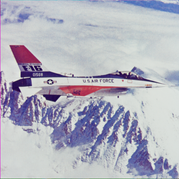
#> input picture images/airplane.png, 179 x 179 px, shrunk from 512 x 512 before the run
$ jupyter execute RoughImplementations.ipynb   (shell and % lines are left out)   (older library calls are emulated)
#> lines starting #> are read from the running program, lines starting #| are printed output that depends on the picture; after the words box and inside, x2 and y2 are one past the last pixel; in counts of white or black regions, pixels touching at a corner belong together
[cell 1]
import cv2
import matplotlib.pyplot as plt
import numpy as np

[cell 2]
image = cv2.imread('images/airplane.png')
#> image is the input picture: shape (179, 179, 3); mean B, G, R 190.3, 178, 177.6

[cell 3]
cv2.imshow('Image',image)
cv2.waitKey(0)
cv2.destroyAllWindows()

[cell 4]
def showImage(info,image):
    cv2.imshow(info,image)
    cv2.waitKey(0)
    cv2.destroyWindow(info)

[cell 5]
showImage("Input Image",image)

[cell 6]
showImage("Red Image",image[:,:,1])
#> call 2 of showImage, with info = 'Red Image'
#> in showImage (call 2), `cv2.imshow(info,image)`:
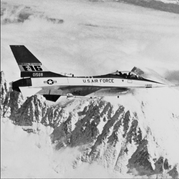
#> window 'Red Image': shape (179, 179); min 0, max 248, mean 178

[cell 7]
mono=image[:,:,1]
mono.shape
#> Out = (179, 179)
# mono

[cell 8]
print("Max value ",mono.max(),"Min value",mono.min())
#| Max value  248 Min value 0

[cell 9]
dict={}
for i in range(mono.shape[0]): #for each row
    for j in range(mono.shape[1]): #for each column of selected row [2,0], [2,1], ... [2,639]
      dict[mono[i,j]]=dict.get(mono[i,j],0)+1
#> after the loop, dict = 244 items

[cell 10]
dict.get(148,0)+1
#> Out = 80

[cell 11]
#validating using below function which counts no of occurance of value 91 in 2D array mono
np.count_nonzero(mono==91)
#> Out = 78

[cell 12]
# dict.values() #get values
# dict.keys() #get keys
#dict.items()

[cell 13]
import matplotlib.pyplot as plt

[cell 14]
plt.bar(dict.keys(), dict.values(), color='g')
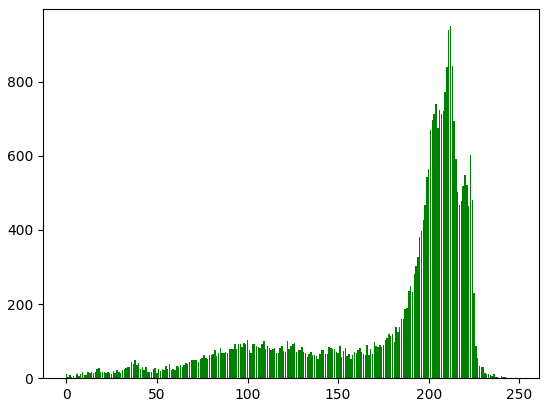
#> figure drawn by matplotlib, 1 panel; tallest bar 950 high, from x = 211.6 to 212.4

[cell 15]
import matplotlib.pyplot as plt

def getHistogram(monoImg,normalize=False):
    dict={}
    arr=np.zeros(256)
    for i in range(mono.shape[0]): #for each row
        for j in range(mono.shape[1]): #for each column of selected row [2,0], [2,1], ... [2,639]
            dict[mono[i,j]]=dict.get(mono[i,j],0)+1
            arr[mono[i,j]]=arr[mono[i,j]]+1
    if(normalize==True):
        arr=arr/(mono.shape[0]*mono.shape[1])
        plt.bar(np.arange(0,256), arr, color='g')
    else:
        plt.bar(dict.keys(), dict.values(), color='g')
#     return dict

[cell 16]
getHistogram(mono,normalize=True) # with normalization (see the y axis range)
#> after the loop in getHistogram, `for i in range(mono.shape[0]):`: arr = 256 values, max 950 at index 212, min 0 at index 5, mean 125.2; dict = 244 items
#> in getHistogram, `arr=arr/(mono.shape[0]*mono.shape[1])`: arr = 256 values, max 0.0296 at index 212, min 0 at index 5, mean 0.00391
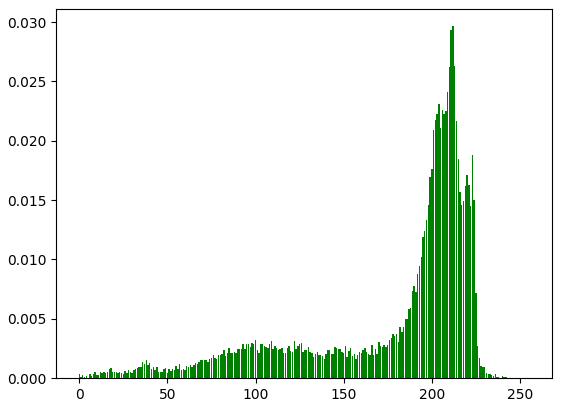
#> figure drawn by matplotlib, 1 panel; tallest bar 0.0296 high, from x = 211.6 to 212.4

[cell 17]
getHistogram(mono) # without normalization (see the y axis range)

#testing binarization on the basis of threshold

[cell 18]
mono

[cell 19]
def binarize(img,threshold):
    imgcpy=img.copy()
    for i in range(img.shape[0]):
        for j in range(img.shape[1]):
            if(img[i,j]<=threshold):
                imgcpy[i,j]=255
            else:
                imgcpy[i,j]=0
    return imgcpy

[cell 20]
#mco = mono.copy()

[cell 21]
showImage("binar",binarize(mono,120))
#> after the loop in binarize, `for i in range(img.shape[0]):`:
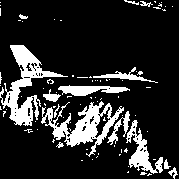
#> imgcpy: shape (179, 179); 16.9% white; 84 white regions (70 under 20 px), largest, box (x1, y1, x2, y2) and area: (0, 45, 68, 126) 1626, (41, 101, 124, 157) 1561, (126, 120, 163, 174) 679

[cell 22]
mono.shape
#> Out = (179, 179)

[cell 23]
def negative(image):
    maxval=image.max()
    return (maxval-image)

showImage('negative', negative(image))
#> in negative, `maxval=image.max()`: maxval = 248
#> in negative, `return (maxval-image)`:
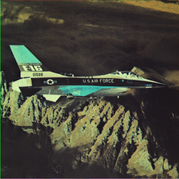
#> returned value: shape (179, 179, 3); mean of channels 0, 1, 2 57.7, 70, 70.4; drawn as B, G, R

[cell 24]
def getFilter(name):
    return {
        'MEAN': np.array([[1/9,1/9,1/9],[1/9,1/9,1/9],[1/9,1/9,1/9]]),
        'WEIGHTEDMEAN': np.array([[1/16,2/16,1/16],[2/16,4/16,2/16],[1/16,2/16,1/16]]),
        'HIGHPASS':np.array([[-1,-1,-1],[-1,8,-1],[-1,-1,-1]])
    }.get(name,np.array([[1/9,1/9,1/9],[1/9,1/9,1/9],[1/9,1/9,1/9]]))

[cell 25]
def correlation(input,filter):
    sum=0
    for i in range(filter.shape[0]):
        for j in range(filter.shape[0]):
            sum +=input[i,j]*filter[i,j]
    middle = int((filter.shape[0]+1)/2)
    output = np.copy(input)
    output[middle-1,middle-1]=int(round(sum))
    return output

[cell 26]
#convolution
from scipy import ndimage
def convolution(input,filter):
    return ndimage.convolve(input,filter)

[cell 27]
def maxcorrelation(mat):
    matrix=mat.copy()
    middle = int((matrix.shape[0]+1)/2)
    matrix[middle-1,middle-1]=matrix.max()
    return matrix
def mincorrelation(mat):
    matrix=mat.copy()
    middle = int((matrix.shape[0]+1)/2)
    matrix[middle-1,middle-1]=matrix.min()
    return matrix

def mediancorrelation(mat):
    matrix=mat.copy()
    middle = int((matrix.shape[0]+1)/2)
    matrix[middle-1,middle-1]=np.median(matrix)
    return matrix

[cell 28]
#spatial filter SMOOTHING

filtersize=3 # 3x3 filter so filter = [[1/9,1/9,1/9],[1/9,1/9,1/9],[1/9,1/9,1/9]]

def smoothing(img,fltertype="MEAN",padding=1): #padding vaneko 0 padding default ma 1 ho
    #showImage('orig',img)
    if(fltertype=='LOWPASS'):
        flter = getFilter('HIGHPASS')
    else:
        flter=getFilter(fltertype)
    imgcpy=img.copy()
    movement_vertical = imgcpy.shape[0]-flter.shape[0]
    movement_horizontal = imgcpy.shape[1]-flter.shape[1]
    #print("row ma :",movement_vertical,"column ma",movement_horizontal)
    for i in range(movement_vertical):
        for j in range (movement_horizontal):
            mat1 = img[i:i+flter.shape[0], j:j+flter.shape[0]]
            #matbkup=mat1.copy()
            if(fltertype=='MAX'):
                imgcpy[i:i+flter.shape[0], j:j+flter.shape[0]]=maxcorrelation(mat1)

            elif(fltertype=='MIN'):
                imgcpy[i:i+flter.shape[0], j:j+flter.shape[0]]=mincorrelation(mat1)

            elif(fltertype=='MEDIAN'):
                imgcpy[i:i+flter.shape[0], j:j+flter.shape[0]]=mediancorrelation(mat1)
            else:
                imgcpy[i:i+flter.shape[0], j:j+flter.shape[0]]=correlation(mat1,flter)
            #print(matbkup,"op",imgcpy[i:i+flter.shape[0], j:j+flter.shape[0]],"\n")
    if(fltertype=='LOWPASS'):
        return (img-imgcpy)
    return imgcpy

[cell 29]
def smoothingConvolution(img,fltertype='MEAN'):
    if(fltertype=='LOWPASS'):
        flter=getFilter('HIGHPASS')
        hp=convolution(img,flter)
        return (img-hp)
    elif(fltertype=='HIGHBOOST'):
        flter=getFilter('HIGHPASS')
        hp=convolution(img,flter)
        return (img+hp)
    else:
        flter=getFilter(fltertype)
        return convolution(img,flter)

[cell 30]
showImage('highpass',smoothingConvolution(mono,fltertype='HIGHBOOST'))
#> in convolution, `return ndimage.convolve(input,filter)`:
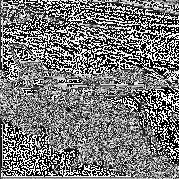
#> returned value: shape (179, 179); min 0, max 255, mean 120.2
#> in smoothingConvolution, `return (img+hp)`:
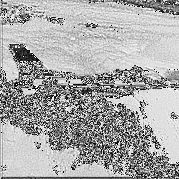
#> returned value: shape (179, 179); min 0, max 255, mean 168.7

[cell 31]
# [12 lines of commented-out code are left out]
showImage('highpass',smoothing(mono,fltertype='LOWPASS'))
#> after the loop in smoothing, `for i in range(movement_vertical):`: imgcpy: shape (179, 179); under 0.01% of pixels changed, all inside (x1, y1, x2, y2) = (176, 176, 177, 177)
#> in smoothing, `return (img-imgcpy)`:
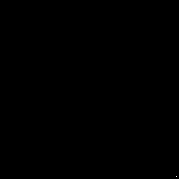
#> returned value: shape (179, 179); values 0 (black) and 119 (white), 0% white in thin lines or dots, all inside (x1, y1, x2, y2) = (176, 176, 177, 177)

[cell 32]
filters = ["MEAN","MIN","MAX","MEDIAN"]

for f in filters:
#     smoothing(mono,fltertype=f)
    showImage(f,smoothing(mono,fltertype=f))

$ run again, with images/fruits.png copied over images/airplane.png
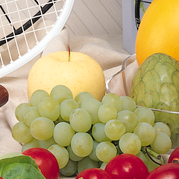
#> input picture images/fruits.png, 179 x 179 px, shrunk from 512 x 512 before the run
#> image is the input picture: shape (179, 179, 3); mean B, G, R 118.3, 163.3, 185.5
#| Max value  255 Min value 0
#> after the loop `for i in range(mono.shape[0]):`: dict = 256 items
#> `dict.get(148,0)+1`: Out = 182
#> `np.count_nonzero(mono==91)`: Out = 51
#> after the loop in getHistogram, `for i in range(mono.shape[0]):`: arr = 256 values, max 502 at index 0, min 16 at index 255, mean 125.2; dict = 256 items
#> in getHistogram, `arr=arr/(mono.shape[0]*mono.shape[1])`: arr = 256 values, max 0.0157 at index 0, min 0.000499 at index 255, mean 0.00391
#> after the loop in binarize, `for i in range(img.shape[0]):`:
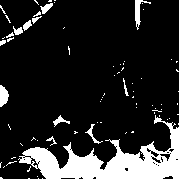
#> imgcpy: shape (179, 179); 15.3% white; 78 white regions (65 under 20 px), largest, box (x1, y1, x2, y2) and area: (18, 115, 179, 179) 3896, (135, 0, 151, 30) 150, (0, 85, 9, 107) 140
#> maxval = 255
#> in smoothingConvolution, `return (img+hp)`:
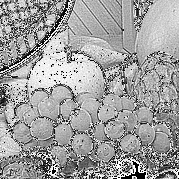
#> returned value: shape (179, 179); min 0, max 255, mean 159.5
